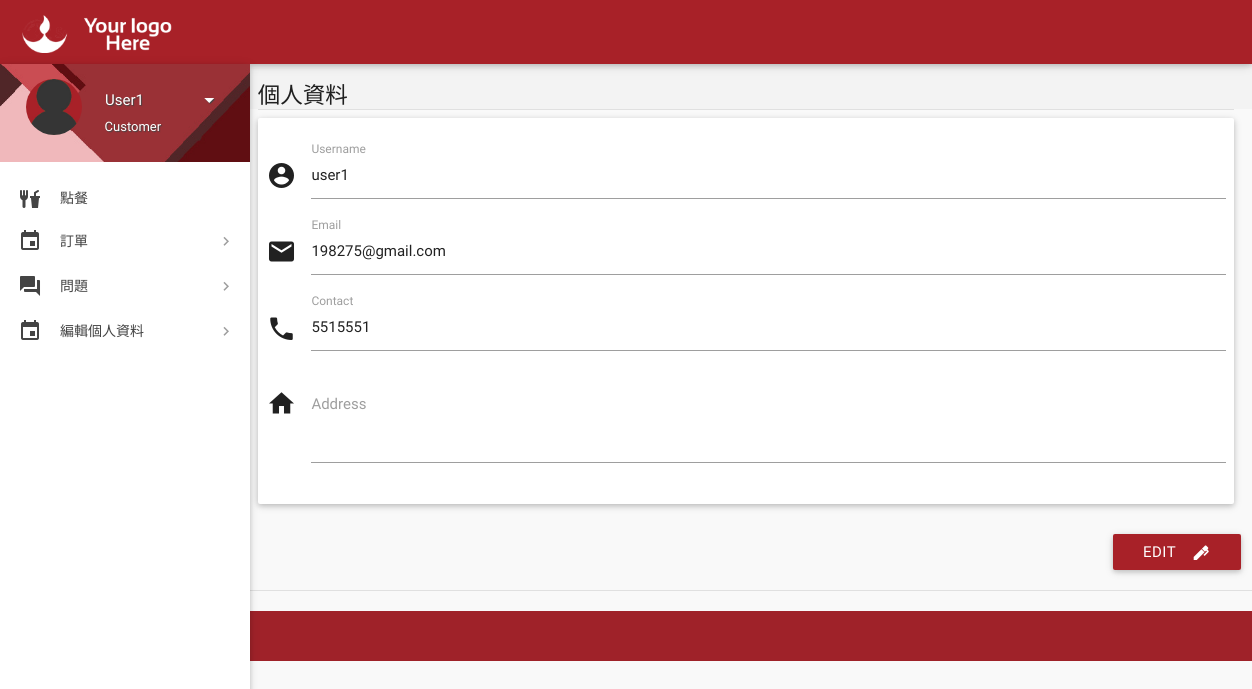
Page /details.php (signed in) on the committed database.
### tables this page shows
CREATE TABLE `users` (
  `id` int(11) NOT NULL,
  `role` varchar(50) DEFAULT 'Customer',
  `name` varchar(100) DEFAULT NULL,
  `username` varchar(50) DEFAULT NULL,
  `password` varchar(255) DEFAULT NULL,
  `email` varchar(100) DEFAULT NULL,
  `address` varchar(30) DEFAULT NULL,
  `contact` varchar(15) DEFAULT NULL,
  `verified` tinyint(1) DEFAULT NULL,
  `deleted` tinyint(4) DEFAULT NULL
);

### details.php (the view, shortened to what this page needs)
<?php
include 'includes/connect.php';
$user_id = $_SESSION['user_id'];
$result = mysqli_query($con, "SELECT * FROM users where id = $user_id");
while($row = mysqli_fetch_array($result)){
$address = $row['address'];
$contact = $row['contact'];
$email = $row['email'];
$username = $row['username'];
}
	if($_SESSION['customer_sid']==session_id())
	{
		?>
<!DOCTYPE html>
<html lang="en">
<head>
  <link href="css/materialize.min.css" type="text/css" rel="stylesheet" media="screen,projection">
  <link href="css/style.min.css" type="text/css" rel="stylesheet" media="screen,projection">
  <link href="css/custom/custom.min.css" type="text/css" rel="stylesheet" media="screen,projection">
  <link href="js/plugins/perfect-scrollbar/perfect-scrollbar.css" type="text/css" rel="stylesheet" media="screen,projection">
</head>
<body>
  <header id="header" class="page-topbar">
        <div class="navbar-fixed">
            <nav class="navbar-color">
                <div class="nav-wrapper">
                    <ul class="left">
                      <li><h1 class="logo-wrapper"><a href="index.php" class="brand-logo darken-1"><img src="images/materialize-logo.png" alt="logo"></a> <span class="logo-text">Logo</span></h1></li>
                    </ul>
                </div>
            </nav>
        </div>
  </header>
  <div id="main">
    <div class="wrapper">
      <?php include 'aside.php'; ?>
      <section id="content">
        <div id="breadcrumbs-wrapper">
          <div class="container">
            <div class="row">
              <div class="col s12 m12 l12">
                <h5 class="breadcrumbs-title">個人資料</h5>
              </div>
            </div>
          </div>
        </div>
        <div class="container">
        <div class="divider"></div>
        <div class="row">
            <div class="col s12" id="myForm">
                <div class="card-panel">
                    <div class="row">
                        <form class="formValidate" id="formValidate" method="post" action="routers/details-router.php" novalidate="novalidate" class="col s12">
                            <div class="row">
                                <div class="input-field col s12">
                                    <i class="mdi-action-account-circle prefix"></i>
                                    <input name="username myInput" id="username" type="text" value="<?php echo $username; ?>" data-error=".errorTxt1" readonly>
                                    <label for="username" class="">Username</label>
                                </div>
                            </div>
                            <div class="row">
                                <div class="input-field col s12">
                                    <i class="mdi-communication-email prefix"></i>
                                    <input name="email myInput" id="email " type="email" value="<?php echo $email; ?>" data-error=".errorTxt3" readonly>
                                    <label for="email" class="">Email</label>
                                </div>
                            </div>
                            <div class="row">
                                <div class="input-field col s12">
                                    <i class="mdi mdi-phone prefix"></i>
                                    <input name="phone myInput" id="phone " type="number" value="<?php echo $contact; ?>" data-error=".errorTxt5" readonly>
                                    <label for="phone" class="">Contact</label>
                                </div>
                            </div>
                            <div class="row">
                                <div class="input-field col s12">
                                    <i class="mdi-action-home prefix"></i>
                                    <textarea name="address myInput" id="address" class="materialize-textarea validate" data-error=".errorTxt6" readonly><?php echo $address; ?></textarea>
                                    <label for="address" class="">Address</label>
                                </div>
                            </div>
                        </form>
                    </div>
                </div>
            </div>
        </div>
    </div>
                        </div>
                        <div class="row">
                          <div class="input-field col s12">
                            <button onclick="enableInputs()" class="btn cyan waves-effect waves-light right"  name="action" >edit
                            <i class="mdi mdi-pen right"></i>
                            </button>
                          </div>
                        </div>
                      </div>
            <div class="divider"></div>
  <footer class="page-footer">
    <div class="footer-copyright">
    </div>
  </footer>
</body>
</html>
<?php
	}
?>

### details.php (style rules this page uses)
.input-field label.active { width:100%; }

### rows in the picture
users: username "user1", email "198275@gmail.com", contact "5515551"

### other values in the picture
$name "User1"
$role "Customer"
